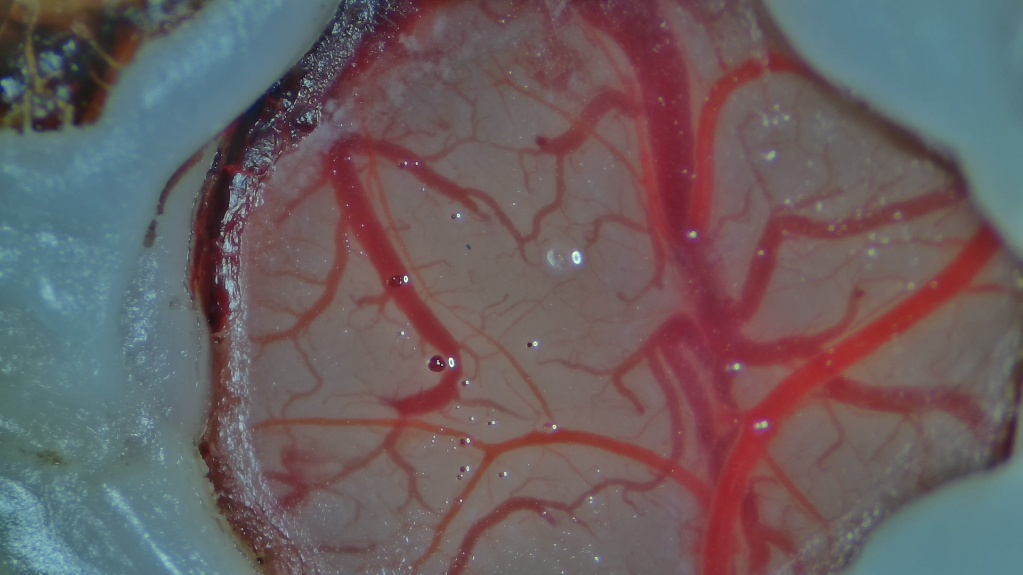
#> input picture video2/ex1.jpg, 1023 x 575 px, given in place of ex1.tiff, which was not available
$ python green_small.py
#> lines starting #> are read from the running program, lines starting #| are printed output that depends on the picture; after the words box and inside, x2 and y2 are one past the last pixel; in counts of white or black regions, pixels touching at a corner belong together; pictures that were not available may be replaced by others from this repository, and a replacement may not be noted
import cv2
import numpy as np
import matplotlib.pyplot as plt
from skimage.morphology import skeletonize
from scipy.ndimage import distance_transform_edt

class FinalVesselSystem:
    def __init__(self):
        pass

    def get_color_roi(self, raw_img):
        """[로직 1] 색상 기반 ROI 추출 (유효 영역 파악)"""
        lab = cv2.cvtColor(raw_img, cv2.COLOR_BGR2Lab)
        a_channel = lab[:, :, 1]

        blur = cv2.GaussianBlur(a_channel, (21, 21), 0)
        _, thresh = cv2.threshold(blur, 135, 255, cv2.THRESH_BINARY)

        kernel = np.ones((25, 25), np.uint8)
        morphed = cv2.morphologyEx(thresh, cv2.MORPH_CLOSE, kernel)

        contours, _ = cv2.findContours(morphed, cv2.RETR_EXTERNAL, cv2.CHAIN_APPROX_SIMPLE)
        if not contours: return None, None

        main_cnt = max(contours, key=cv2.contourArea)
        hull = cv2.convexHull(main_cnt)

        mask = np.zeros(raw_img.shape[:2], dtype=np.uint8)
        cv2.drawContours(mask, [hull], -1, 255, -1)
        return mask, hull

    def get_clean_vessels(self, raw_img, roi_mask):
        """[로직 2] 혈관 정밀 추출 (해상도 유지 및 대비 강화)"""
        gray = cv2.cvtColor(raw_img, cv2.COLOR_BGR2GRAY)
        masked = cv2.bitwise_and(gray, gray, mask=roi_mask)

        clahe = cv2.createCLAHE(clipLimit=3.0, tileGridSize=(8, 8))
        enhanced = clahe.apply(masked)

        vessel = cv2.adaptiveThreshold(enhanced, 255, cv2.ADAPTIVE_THRESH_GAUSSIAN_C,
                                      cv2.THRESH_BINARY_INV, 21, 7)
        return cv2.bitwise_and(vessel, vessel, mask=roi_mask)

    def analyze(self, img_path):
        # TIFF 파일의 고해상도 데이터를 그대로 읽기 위해 IMREAD_UNCHANGED 사용
#> called with img_path = 'ex1.tiff'
        raw = cv2.imread(img_path, cv2.IMREAD_UNCHANGED)
#> raw is the input picture: shape (575, 1023, 3); mean B, G, R 96.2, 93.7, 105.9
        if raw is None:
            print("파일을 불러올 수 없습니다.")
            return

        # 1. ROI 및 혈관 추출 로직 유지
        roi_mask, hull = self.get_color_roi(raw)
#> in get_color_roi, `lab = cv2.cvtColor(raw_img, cv2.COLOR_BGR2Lab)`: lab: shape (575, 1023, 3); mean of channels 0, 1, 2 105.8, 134.4, 129.5
#> in get_color_roi, `a_channel = lab[:, :, 1]`:
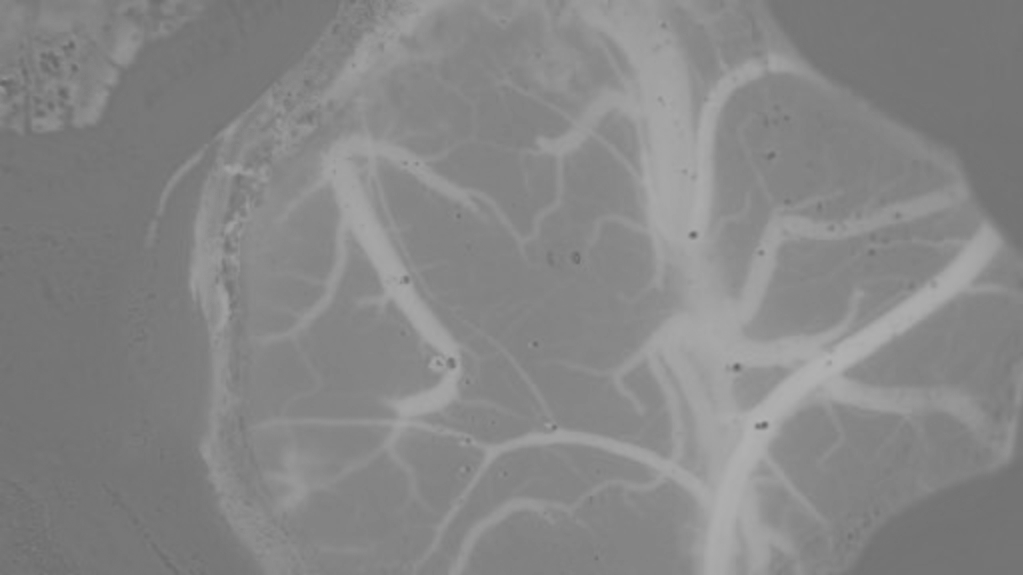
#> a_channel: shape (575, 1023); min 99, max 179, mean 134.4
#> in get_color_roi, `_, thresh = cv2.threshold(blur, 135, 255, cv2.THRESH_BINARY)`:
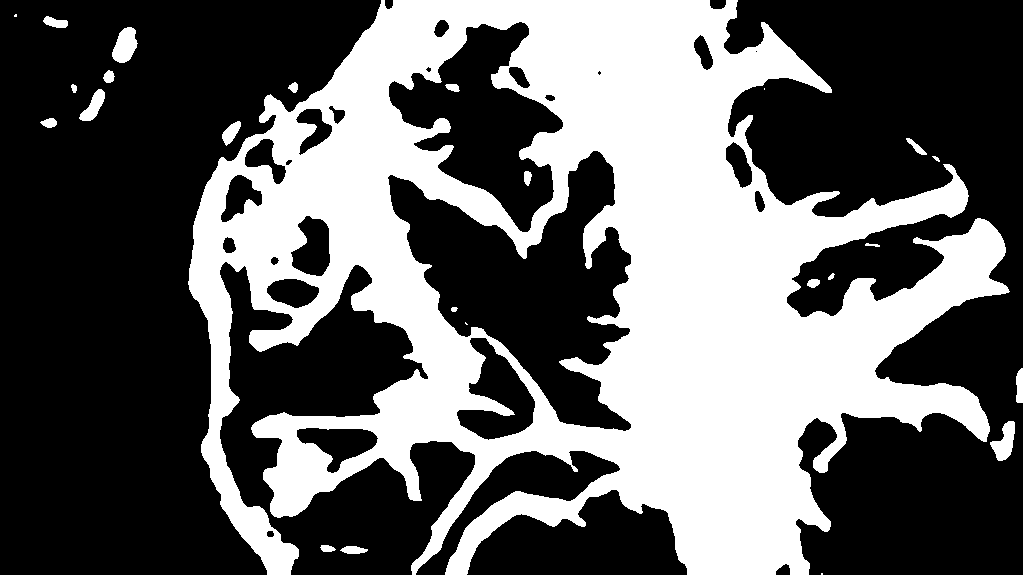
#> thresh: shape (575, 1023); 38.8% white; 25 white regions (4 under 20 px), largest, box (x1, y1, x2, y2) and area: (188, 0, 1010, 575) 224760, (112, 27, 138, 63) 635, (990, 421, 1015, 461) 561
#> in get_color_roi, `morphed = cv2.morphologyEx(thresh, cv2.MORPH_CLOSE, kernel)`: morphed: shape (575, 1023); 45.2% white; 6 white regions (1 under 20 px)
#> in get_color_roi, `contours, _ = cv2.findContours(morphed, cv2.RETR_EXTERNAL, cv2.CHAIN_A..`: contours = 6 contours, 2 with area under 20; largest, box (x1, y1, x2, y2) and area: (188, 0, 1023, 575) 329885, (40, 27, 138, 128) 1536, (43, 16, 68, 28) 166, (906, 138, 927, 155) 100
#> in get_color_roi, `main_cnt = max(contours, key=cv2.contourArea)`: main_cnt = contour of 954 points, box (x1, y1, x2, y2) (188, 0, 1023, 575), area 329885
#> in get_color_roi, `hull = cv2.convexHull(main_cnt)`: hull = contour of 27 points, box (x1, y1, x2, y2) (188, 0, 1023, 575), area 410260
#> in get_color_roi, `cv2.drawContours(mask, [hull], -1, 255, -1)`:
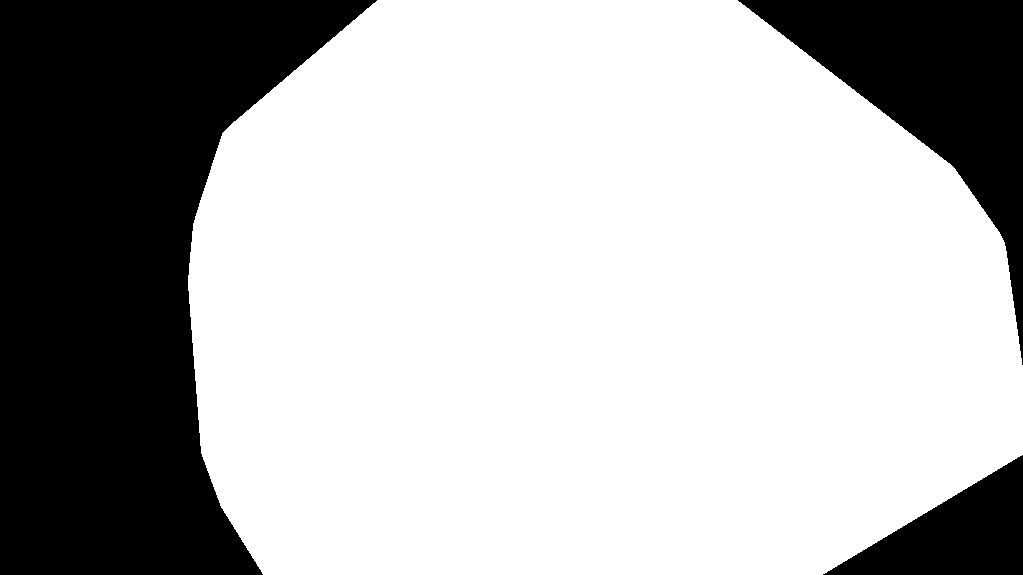
#> mask: shape (575, 1023); 69.9% white; 3 black regions, box (x1, y1, x2, y2) and area: (0, 0, 377, 575) 130848, (738, 0, 1023, 365) 33945, (823, 455, 1023, 575) 12060
        if roi_mask is None: return

        vessel = self.get_clean_vessels(raw, roi_mask)
#> in get_clean_vessels, `enhanced = clahe.apply(masked)`:
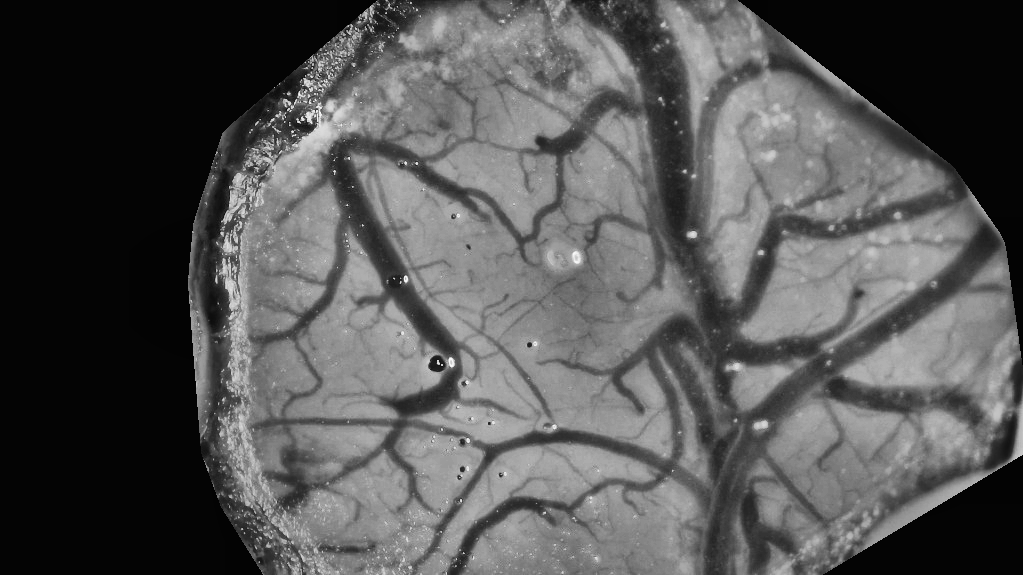
#> enhanced: shape (575, 1023); min 2, max 252, mean 84.9
#> in get_clean_vessels, `vessel = cv2.adaptiveThreshold(enhanced, 255, cv2.ADAPTIVE_THRESH_GAUS..`: vessel: shape (575, 1023); 17.8% white; 3463 white regions (3007 under 20 px), largest, box (x1, y1, x2, y2) and area: (183, 0, 428, 575) 16796, (245, 293, 702, 575) 11300, (376, 70, 666, 294) 6284
#> in get_clean_vessels, `return cv2.bitwise_and(vessel, vessel, mask=roi_mask)`: returned value: shape (575, 1023); 16.6% white; 3465 white regions (3011 under 20 px), largest, box (x1, y1, x2, y2) and area: (200, 0, 428, 575) 13618, (245, 293, 702, 575) 11300, (376, 70, 666, 294) 6284
        skeleton = skeletonize(vessel > 0).astype(np.uint8) * 255
#> skeleton: shape (575, 1023); 6.1% white in thin lines or dots, all inside (x1, y1, x2, y2) = (192, 0, 1019, 575)

        # 2. 지표 계산
        dist_map = distance_transform_edt(vessel > 0)
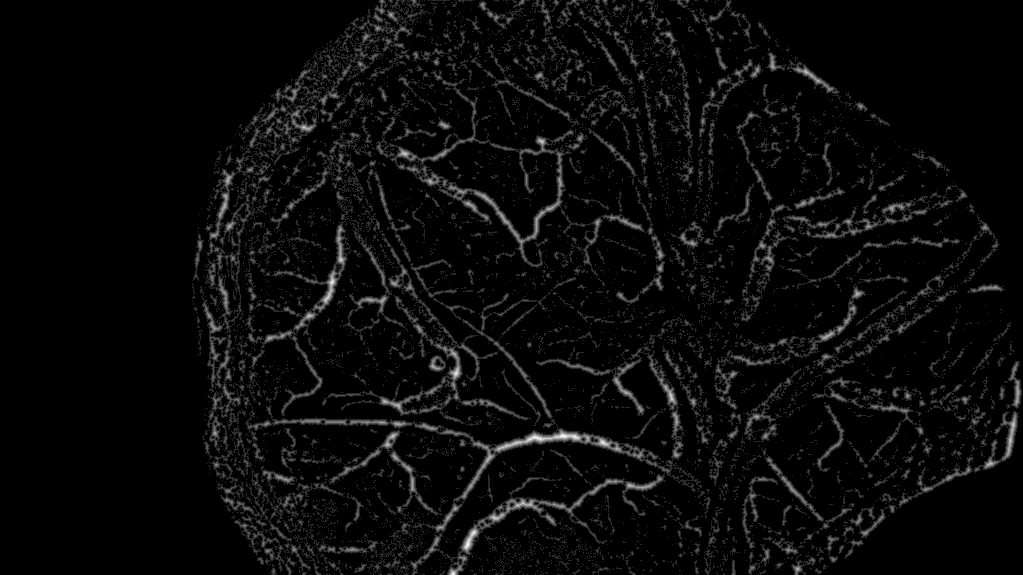
#> dist_map: shape (575, 1023) float64; min 0, max 6.32, mean 0.24; drawn with min black and max white
        avg_dia = np.mean(dist_map[skeleton > 0]) * 2 if np.any(skeleton) else 0
#> avg_dia = 2.96
        density = np.sum(vessel > 0) / np.sum(roi_mask > 0)
#> density = 0.237

        # 3. 시각화 데이터 구성 (요청하신 4종류)
        final_viz = raw.copy()
        cv2.drawContours(final_viz, [hull], -1, (255, 0, 0), 3) # ROI 경계(파란색)
        final_viz[vessel > 0] = [0, 255, 0] # 혈관 영역(초록색)
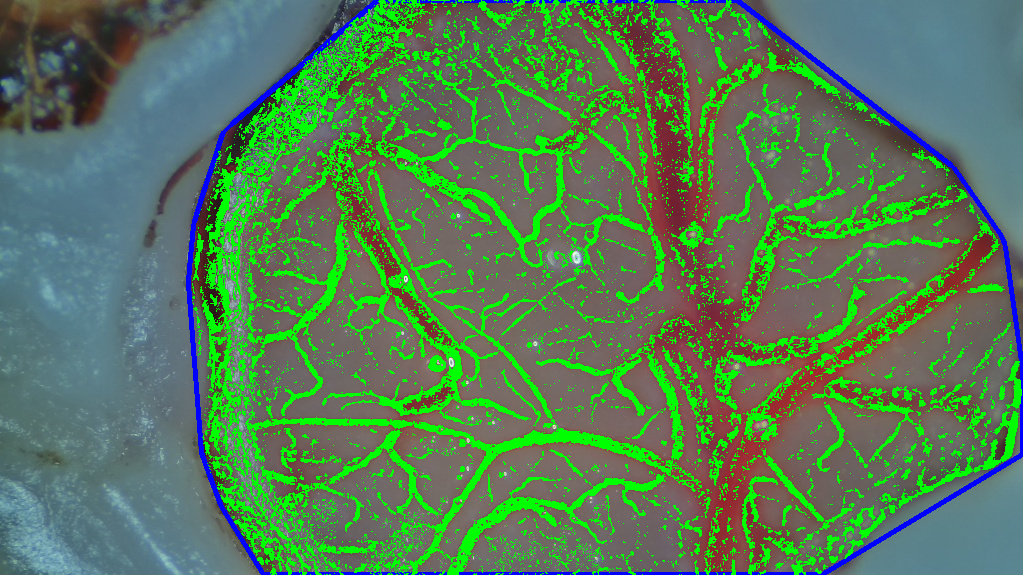
#> final_viz: shape (575, 1023, 3); mean B, G, R 86.8, 123.4, 86.6

        # [수정] 4가지 이미지만 리스트업
        imgs = [raw, vessel, skeleton, final_viz]
        titles = ['Original', 'Vessel Map', 'Skeleton', 'Final Overlay']

        # 2x2 레이아웃으로 출력
        plt.figure(figsize=(14, 12))
        for i, (img, title) in enumerate(zip(imgs, titles)):
            plt.subplot(2, 2, i+1)
            # 3채널(Color)과 1채널(Gray/Binary) 구분 처리
            if len(img.shape) == 3:
                plt.imshow(cv2.cvtColor(img, cv2.COLOR_BGR2RGB))
            else:
                plt.imshow(img, cmap='gray')
            plt.title(title, fontsize=14)
            plt.axis('off')
#> this loop made 4 passes

        report = f"Density: {density:.4f} | Avg Diameter: {avg_dia:.2f} px"
#> report = 'Density: 0.2375 | Avg Diameter: 2.96 px'
        plt.figtext(0.5, 0.02, report, ha="center", fontsize=15,
                    bbox={"facecolor":"white", "edgecolor":"blue", "alpha":0.8, "pad":10})
        plt.tight_layout()
        plt.show()
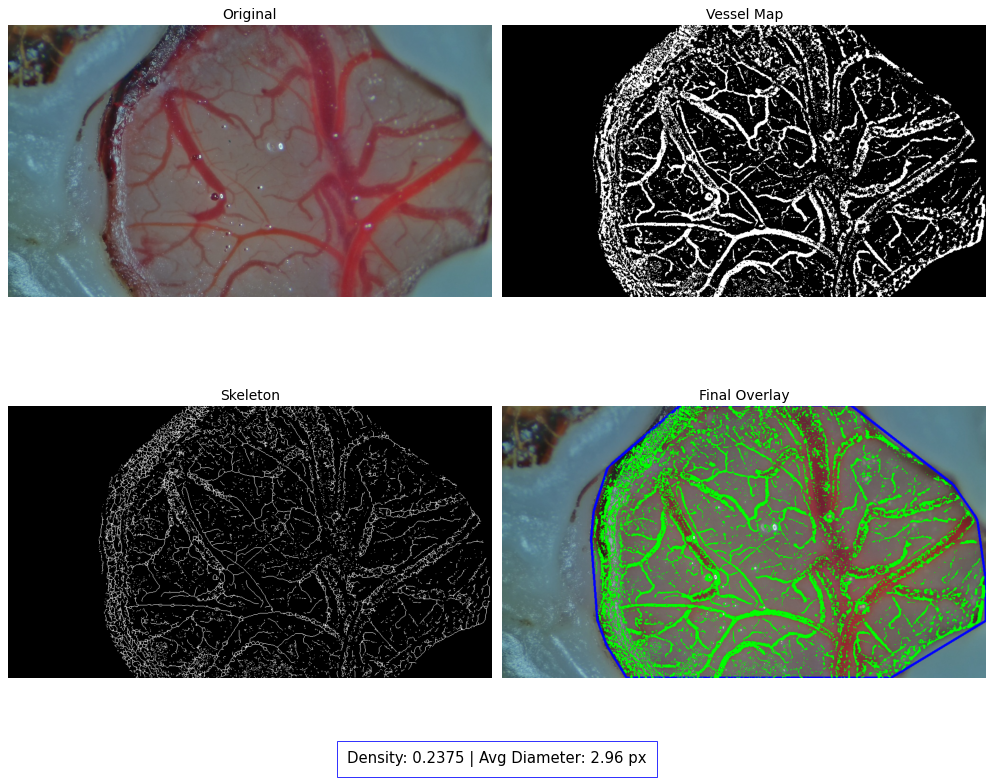
#> figure drawn by matplotlib, 4 panels

if __name__ == "__main__":
    analyzer = FinalVesselSystem()
    # 확장자가 .tif 또는 .tiff여도 동일하게 동작합니다.
    analyzer.analyze('ex1.tiff')

$ run again, with video2/ex2.jpg copied over video2/ex1.jpg
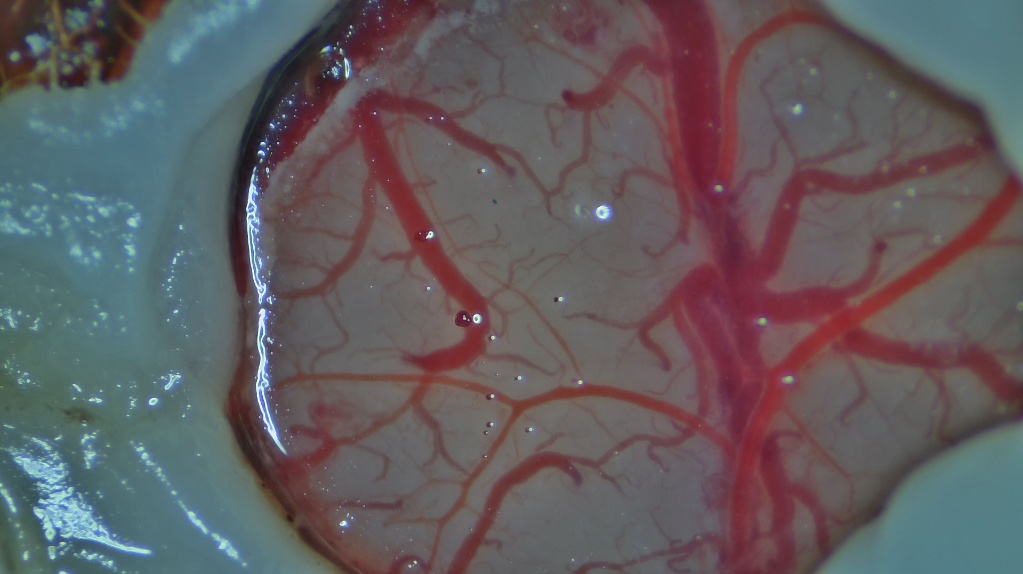
#> input picture video2/ex2.jpg, 1023 x 574 px, given in place of ex1.tiff, which was not available
#> in analyze, raw is the input picture: shape (574, 1023, 3); mean B, G, R 95.5, 92.2, 97.9
#> lab: shape (574, 1023, 3); mean of channels 0, 1, 2 102.4, 131.9, 127.9
#> in get_color_roi, `_, thresh = cv2.threshold(blur, 135, 255, cv2.THRESH_BINARY)`:
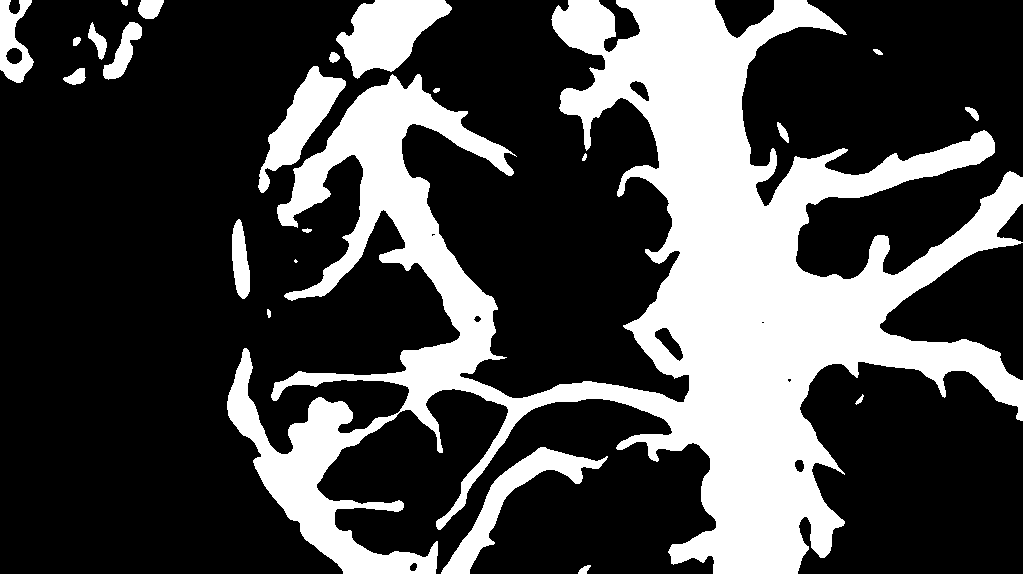
#> thresh: shape (574, 1023); 28.5% white; 23 white regions (1 under 20 px), largest, box (x1, y1, x2, y2) and area: (227, 0, 1023, 574) 149255, (336, 0, 452, 79) 5233, (441, 447, 608, 574) 4142
#> morphed: shape (574, 1023); 33.1% white; 8 white regions (1 under 20 px)
#> contours = 8 contours, 1 with area under 20; largest, box (x1, y1, x2, y2) and area: (227, 0, 1023, 574) 204085, (63, 0, 164, 85) 3496, (0, 0, 34, 83) 1975, (232, 219, 250, 299) 957, (578, 565, 591, 574) 72, (873, 49, 883, 55) 27, (267, 309, 271, 318) 21
#> main_cnt = contour of 1854 points, box (x1, y1, x2, y2) (227, 0, 1023, 574), area 204085
#> in get_color_roi, `hull = cv2.convexHull(main_cnt)`: hull = contour of 23 points, box (x1, y1, x2, y2) (227, 0, 1023, 574), area 399636
#> mask: shape (574, 1023); 68.2% white; 3 black regions, box (x1, y1, x2, y2) and area: (0, 0, 355, 574) 154395, (801, 421, 1023, 574) 16999, (823, 0, 1023, 171) 15069
#> vessel: shape (574, 1023); 15.7% white; 2585 white regions (2182 under 20 px), largest, box (x1, y1, x2, y2) and area: (222, 0, 735, 574) 18018, (370, 137, 584, 382) 6186, (759, 66, 979, 281) 4057
#> skeleton: shape (574, 1023); 4.9% white in thin lines or dots, all inside (x1, y1, x2, y2) = (233, 0, 1023, 574)
#> avg_dia = 3.17
#> density = 0.216
#> the loop in analyze, `for i, (img, title) in enumerate(zip(imgs, titles)):` made 4 passes
#> report = 'Density: 0.2158 | Avg Diameter: 3.17 px'
#> in analyze, `plt.show()`:
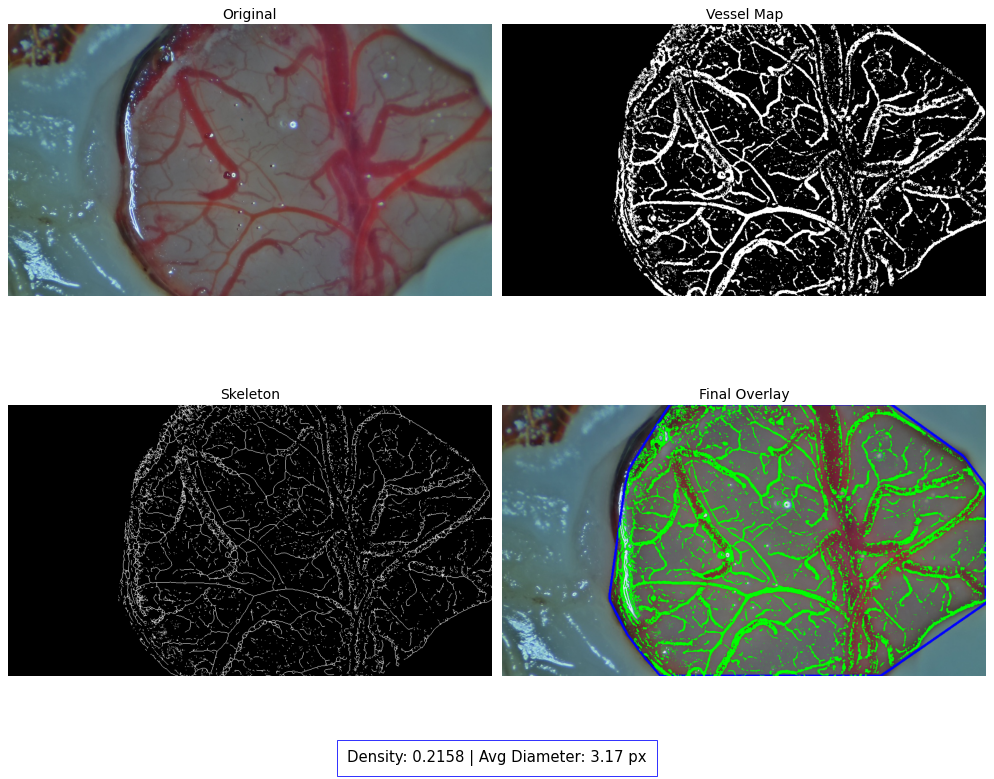
#> figure drawn by matplotlib, 4 panels
